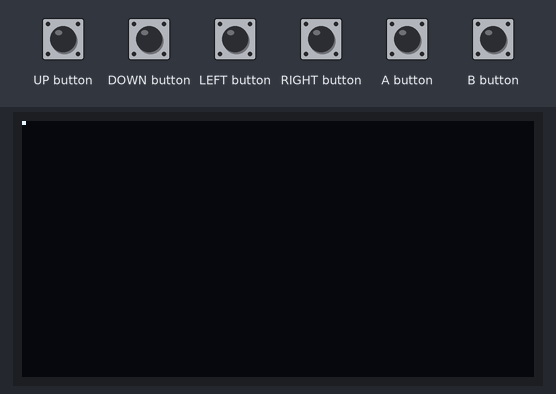
Recording of a sketch running on a simulated Arduboy, built with avr-gcc and run on an emulated ATmega32U4. On the bench: 128×64 one-colour display. The test bench sets the inputs (shaded band).

Above: at 1.2 s.
1.3 s: DOWN button pressed for 0.15 s
At 1.9 s:
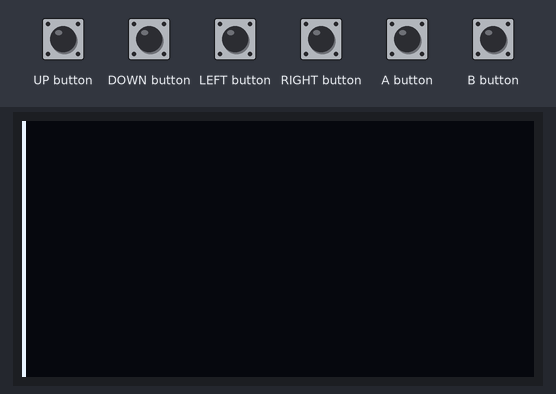
Timing chart, 0 to 4.3 s (numbered marks = the images above; inputs shaded):
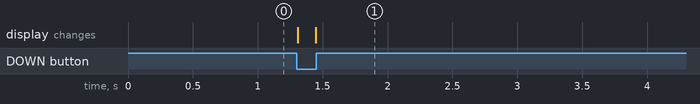

Measured:
- after the input at 1.3 s, the display: first changes at once (image 1 shows a later state)

The sketch:

Etch-A-Sketch.ino
```cpp
#include <Arduboy2.h>

Arduboy2 arduboy;
Point cursor;

void setup() {

    arduboy.begin();
    arduboy.clear();

}

void loop() {

    // Highligh the pixel at the cursor ..

    arduboy.drawPixel(cursor.x, cursor.y, WHITE);


    // Control the cursor ..

    if (arduboy.pressed(LEFT_BUTTON)) {
        cursor.x--;
    }

    if (arduboy.pressed(RIGHT_BUTTON)) {
        cursor.x++;
    }

    if (arduboy.pressed(UP_BUTTON)) {
        cursor.y--;
    }

    if (arduboy.pressed(DOWN_BUTTON)) {
        cursor.y++;
    }

    arduboy.display();

}
```
